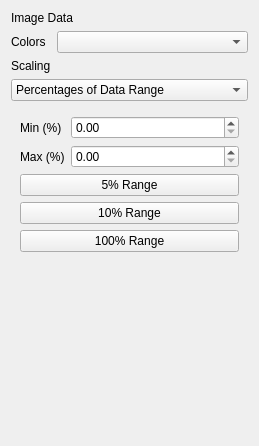
<?xml version="1.0" encoding="UTF-8"?>
<ui version="4.0">
 <class>QxrdImageDataGraphControls</class>
 <widget class="QWidget" name="QxrdImageDataGraphControls">
  <property name="geometry">
   <rect>
    <x>0</x>
    <y>0</y>
    <width>258</width>
    <height>446</height>
   </rect>
  </property>
  <property name="windowTitle">
   <string>Form</string>
  </property>
  <layout class="QFormLayout" name="formLayout_4">
   <item row="0" column="0" colspan="2">
    <widget class="QLabel" name="label">
     <property name="text">
      <string>Image Data</string>
     </property>
    </widget>
   </item>
   <item row="1" column="0">
    <widget class="QLabel" name="label_2">
     <property name="text">
      <string>Colors</string>
     </property>
    </widget>
   </item>
   <item row="1" column="1">
    <widget class="QComboBox" name="m_ColorMap"/>
   </item>
   <item row="2" column="0">
    <widget class="QLabel" name="label_3">
     <property name="text">
      <string>Scaling</string>
     </property>
    </widget>
   </item>
   <item row="3" column="0" colspan="2">
    <widget class="QComboBox" name="m_ScalingMode">
     <item>
      <property name="text">
       <string>Percentages of Data Range</string>
      </property>
     </item>
     <item>
      <property name="text">
       <string>Percentiles of Data Range</string>
      </property>
     </item>
     <item>
      <property name="text">
       <string>Absolute Intensities</string>
      </property>
     </item>
    </widget>
   </item>
   <item row="4" column="0" colspan="2">
    <widget class="QStackedWidget" name="m_ParmsStack">
     <property name="currentIndex">
      <number>0</number>
     </property>
     <widget class="QWidget" name="page">
      <layout class="QFormLayout" name="formLayout">
       <item row="0" column="0">
        <widget class="QLabel" name="label_4">
         <property name="text">
          <string>Min (%)</string>
         </property>
        </widget>
       </item>
       <item row="0" column="1">
        <widget class="QDoubleSpinBox" name="m_MinimumPct"/>
       </item>
       <item row="1" column="0">
        <widget class="QLabel" name="label_6">
         <property name="text">
          <string>Max (%)</string>
         </property>
        </widget>
       </item>
       <item row="1" column="1">
        <widget class="QDoubleSpinBox" name="m_MaximumPct"/>
       </item>
       <item row="2" column="0" colspan="2">
        <widget class="QPushButton" name="m_5Pct">
         <property name="text">
          <string>5% Range</string>
         </property>
        </widget>
       </item>
       <item row="3" column="0" colspan="2">
        <widget class="QPushButton" name="m_10Pct">
         <property name="text">
          <string>10% Range</string>
         </property>
        </widget>
       </item>
       <item row="4" column="0" colspan="2">
        <widget class="QPushButton" name="m_100Pct">
         <property name="text">
          <string>100% Range</string>
         </property>
        </widget>
       </item>
       <item row="5" column="0" colspan="2">
        <spacer name="verticalSpacer">
         <property name="orientation">
          <enum>Qt::Vertical</enum>
         </property>
         <property name="sizeHint" stdset="0">
          <size>
           <width>219</width>
           <height>40</height>
          </size>
         </property>
        </spacer>
       </item>
      </layout>
     </widget>
     <widget class="QWidget" name="page_5">
      <layout class="QFormLayout" name="formLayout_2">
       <item row="0" column="0">
        <widget class="QLabel" name="label_7">
         <property name="text">
          <string>Min (pctle)</string>
         </property>
        </widget>
       </item>
       <item row="0" column="1">
        <widget class="QDoubleSpinBox" name="m_MinimumPctle"/>
       </item>
       <item row="1" column="0">
        <widget class="QLabel" name="label_8">
         <property name="text">
          <string>Max (pctle)</string>
         </property>
        </widget>
       </item>
       <item row="1" column="1">
        <widget class="QDoubleSpinBox" name="m_MaximumPctle"/>
       </item>
       <item row="2" column="0" colspan="2">
        <spacer name="verticalSpacer_2">
         <property name="orientation">
          <enum>Qt::Vertical</enum>
         </property>
         <property name="sizeHint" stdset="0">
          <size>
           <width>219</width>
           <height>188</height>
          </size>
         </property>
        </spacer>
       </item>
      </layout>
     </widget>
     <widget class="QWidget" name="page_2">
      <layout class="QFormLayout" name="formLayout_3">
       <item row="0" column="0">
        <widget class="QLabel" name="label_9">
         <property name="text">
          <string>Min</string>
         </property>
        </widget>
       </item>
       <item row="0" column="1">
        <widget class="QDoubleSpinBox" name="m_MinimumVal"/>
       </item>
       <item row="1" column="0">
        <widget class="QLabel" name="label_10">
         <property name="text">
          <string>Max</string>
         </property>
        </widget>
       </item>
       <item row="1" column="1">
        <widget class="QDoubleSpinBox" name="m_MaximumVal"/>
       </item>
       <item row="2" column="0" colspan="2">
        <widget class="QPushButton" name="m_AutoRange">
         <property name="text">
          <string>Autorange</string>
         </property>
        </widget>
       </item>
       <item row="3" column="0" colspan="2">
        <spacer name="verticalSpacer_3">
         <property name="orientation">
          <enum>Qt::Vertical</enum>
         </property>
         <property name="sizeHint" stdset="0">
          <size>
           <width>219</width>
           <height>108</height>
          </size>
         </property>
        </spacer>
       </item>
      </layout>
     </widget>
    </widget>
   </item>
  </layout>
 </widget>
 <resources/>
 <connections/>
</ui>
